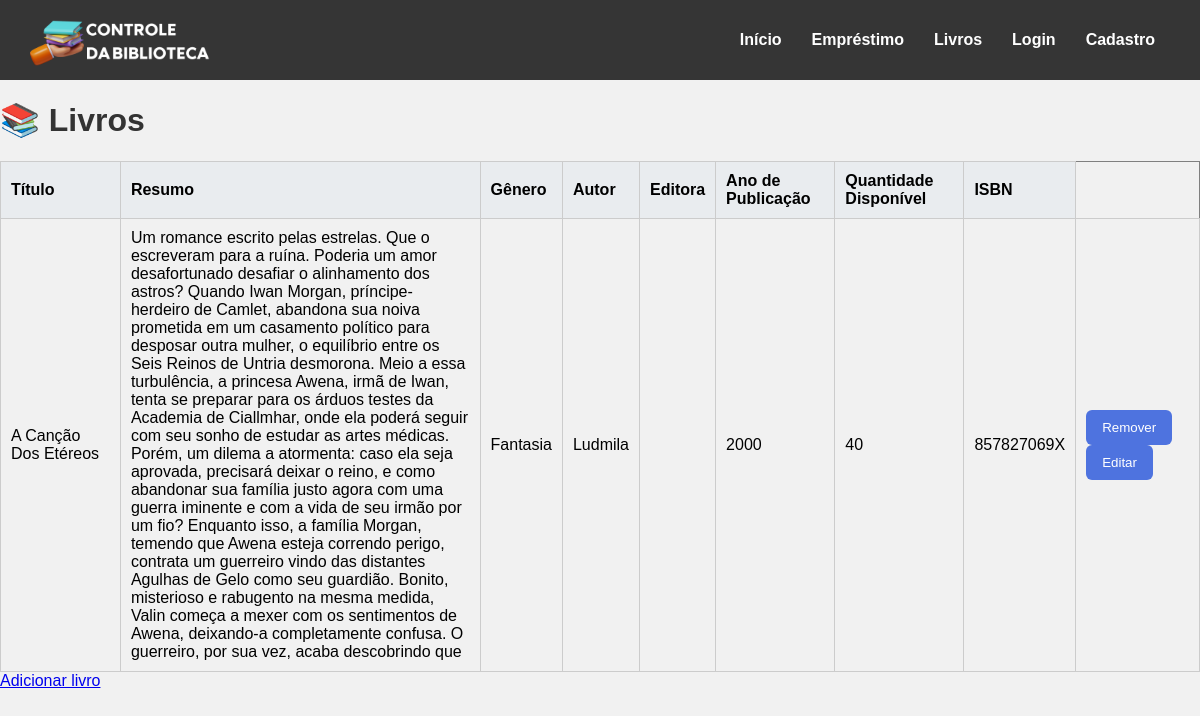
Screenshot of /livros (signed in) with the database file from the repository.
### tables this page shows
CREATE TABLE livros (
    id_livro INTEGER PRIMARY KEY AUTOINCREMENT,
    autor_id INTEGER NOT NULL,
    titulo VARCHAR(255) NOT NULL,
    isbn VARCHAR(13) NOT NULL,
    ano_publicacao INTEGER NOT NULL,
    genero_id INTEGER NOT NULL,
    editora_id INTEGER NOT NULL,
    quantidade_disponivel INTEGER NOT NULL,
    resumo TEXT,
    FOREIGN KEY (autor_id) REFERENCES autores(id_autor) ON DELETE RESTRICT,
    FOREIGN KEY (genero_id) REFERENCES generos(id_genero) ON DELETE CASCADE,
    FOREIGN KEY (editora_id) REFERENCES editoras(id_editora)
);

CREATE TABLE generos (
    id_genero INTEGER PRIMARY KEY AUTOINCREMENT,
    nome_genero VARCHAR(255) NOT NULL
);

CREATE TABLE autores (
    id_autor INTEGER PRIMARY KEY AUTOINCREMENT,
    nome_autor VARCHAR(255) NOT NULL,
    nacionalidade VARCHAR(255),
    data_nascimento DATE,
    biografia TEXT
);

### app.py (the view)
@app.route('/livros', methods=["GET", "POST"])
@login_required
def livros():
    conexao = obter_conexao()
    sql = """SELECT livros.id_livro, livros.titulo, autores.nome_autor AS autor,
    generos.nome_genero AS genero, editoras.nome_editora AS editora,
    livros.isbn, livros.ano_publicacao,
    livros.quantidade_disponivel, livros.resumo
    FROM livros LEFT JOIN autores ON livros.autor_id = autores.id_autor
    LEFT JOIN generos ON livros.genero_id = generos.id_genero
    LEFT JOIN editoras ON livros.editora_id = editoras.id_editora
    ORDER BY livros.titulo
    """
    livros = conexao.execute(sql).fetchall()
    conexao.close()
    return render_template('livros.html', livros=livros)

### app.py (called while the page is built)
@login_manager.user_loader
def load_user(user_id):
    return User.achar_email(user_id)

@app.before_request
def carregar_mensagens_trigger():
    if request.endpoint in ('static', 'login'):
        return
    conexao = obter_conexao()
    mensagens = conexao.execute("""
        SELECT id_log, mensagem
        FROM log_triggers
        WHERE lida = 0
        ORDER BY data_execucao""").fetchall()
    for msg in mensagens:
        flash(msg['mensagem'], 'info')
    conexao.execute("""
        UPDATE log_triggers
        SET lida = 1
        WHERE lida = 0""")
    conexao.commit()
    conexao.close()

### database.py (called while the page is built)
def obter_conexao():
    conexao = sqlite3.connect('livros.db')
    conexao.execute("PRAGMA foreign_keys = ON")
    conexao.row_factory = sqlite3.Row
    return conexao

### modelos/__init__.py (called while the page is built)
    @classmethod
    def achar_email(cls, email):
        conexao = obter_conexao()
        sql = "SELECT * FROM usuarios WHERE email = ?"
        resultado = conexao.execute(sql, (email,)).fetchone()
        if resultado:
            return User(
                email=resultado['email'],
                nome=resultado['nome_usuario'],
                senha=resultado['senha_usuario'],
                numero_telefone=resultado['numero_telefone'],
                data_inscricao=resultado['data_inscricao']
            )
        return None

### templates/livros.html (shortened to what this page needs)
{% extends 'base.html'%}
{% block conteudo %}
    <h1>📚 Livros</h1>
    {% if livros %}
    <table border="1">
        <tr>
            <th>Título</th>
            <th>Resumo</th>
            <th>Gênero</th>
            <th>Autor</th>
            <th>Editora</th>
            <th>Ano de Publicação</th>
            <th>Quantidade Disponível</th>
            <th>ISBN</th>
        </tr>
        {% for livro in livros %}
        <tr>
            <td style="width: 10%;">{{ livro.titulo }}</td>
            <td style="width: 30%;">{{ livro.resumo }}</td>
            <td>{{ livro.genero }}</td>
            <td>{{ livro.autor }}</td>
            <td>{{ livro.editora }}</td>
            <td>{{ livro.ano_publicacao }}</td>
            <td>{{ livro.quantidade_disponivel }}</td>
            <td>{{ livro.isbn }}</td>
            <td>
                <a>
                    <form action="{{ url_for('remover_livro') }}" method="post" style="display:inline;">
                    <button type="submit">Remover</button>
                    </form>
                </a>
                <a href="{{ url_for('editar_livro', id=livro.id_livro) }}"><button type="button">Editar</button></a>
            </td>
        </tr>
        {% endfor %}
    </table>
    {% else %}
        <p>Nenhum livro cadastrado.</p>
    {% endif %}
    <a href="{{url_for('criar_livro')}}">Adicionar livro</a>
{% endblock %}

### templates/base.html (shortened to what this page needs)
<!DOCTYPE html>
<html lang="en">
<head>
    <link rel="stylesheet" href="{{ url_for('static', filename='style.css')}}">
    <link rel="stylesheet" href="{{ url_for('static', filename='menu.css') }}">
    <link rel="stylesheet" href="{{ url_for('static', filename='cadastro.css')}}">
</head>
<body>
    {% include 'componentes/menu.html' %}
    {% block conteudo %}{% endblock %}
</body>
</html>

### templates/componentes/menu.html (shortened to what this page needs)
<div class="menu">
    <div class="logo">
        <img src="{{ url_for('static', filename='img/logo.png') }}" alt="Logo">
    </div>
    <div class="links">
        <a href="/">Início</a>
        <a href="/emprestimo">Empréstimo</a>
        <div class="outros-links">
            <a href="/livros">Livros</a>
        </div>
        <a href="/login">Login</a>
        <a href="/cadastro">Cadastro</a>
    </div>
</div>

### static/style.css (style rules this page uses)
h1 { color: #333; }
table { width: 100%; border-collapse: collapse; margin-top: 20px; }
table th, table td { border: 1px solid #ccc; padding: 10px; text-align: left; }
table th { background-color: #e9ecef; }
button { background-color: #4e73df; color: white; border: none; padding: 10px 16px; border-radius: 6px; cursor: pointer; transition: background-color 0.3s; }

### static/menu.css (style rules this page uses)
.menu { height: 10vh; min-height: 40px; width: 100%; background: #353535; display: flex; align-items: center; justify-content: space-between; padding: 0 30px; box-sizing: border-box; }
.menu a { color: white; text-decoration: none; margin: 0 15px; font-weight: bold; }
.menu .logo img { width: 180px; }
.menu .links { display: flex; align-items: center; }
* { font-family:Arial, Helvetica, sans-serif; }
.outros-links { position: relative; }

### static/cadastro.css (style rules this page uses)
body { background-color: #f1f1f1; margin: 0; }
.logo img { width: 120px; height: auto; }
.logo { display: flex; justify-content: space-between; width: 100%; }

### rows the page displays
livros: titulo "A Canção Dos Etéreos", resumo "Um romance escrito pelas estrelas. Que o escreveram para a ruína. Poderia um amor desafortunado desafiar o alinhamento dos astros? Quando Iwan Morgan, príncipe-herdeiro de Camlet, abandona sua noiva prometida em um casamento político para desposar outra mulher, o equilíbrio entre os Seis Reinos de Untria desmorona. Meio a essa turbulência, a princesa Awena, irmã de Iwan, tenta se preparar para os árduos testes da Academia de Ciallmhar, onde ela poderá seguir com seu sonho de estudar as artes médicas. Porém, um dilema a atormenta: caso ela seja aprovada, precisará deixar o reino, e como abandonar sua família justo agora com uma guerra iminente e com a vida de seu irmão por um fio? Enquanto…", genero "Fantasia", autor "Ludmila", ano_publicacao "2000", quantidade_disponivel "40", isbn "857827069X"
